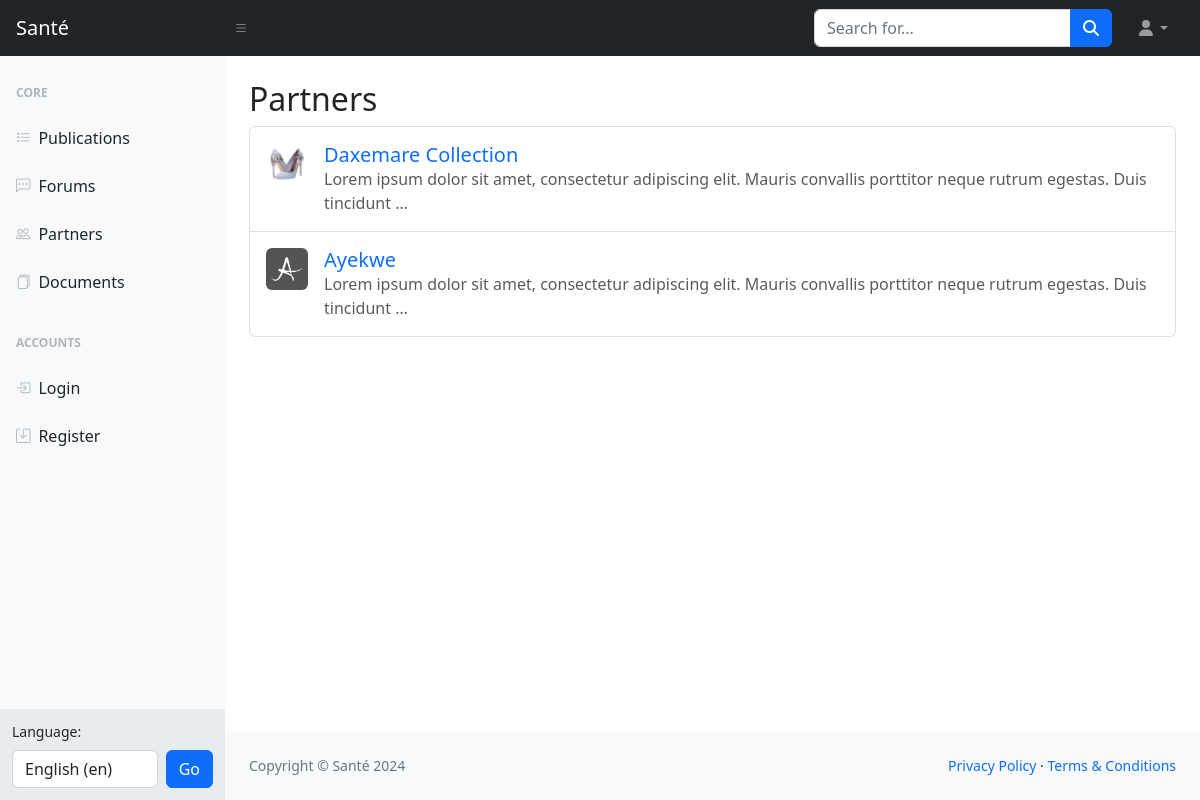
The app's page /partenaires/liste/ with its own data.
### partenaires/models.py (models this page shows, shortened)
class Partenaire(models.Model):
	nom = models.CharField(max_length=200)
	description = models.TextField(blank=True, null=True)
	logo = models.ImageField(upload_to='images/', blank=True, null=True)
	email = models.EmailField(max_length=100, blank=True,)
	siteweb = models.URLField(max_length=100, blank=True, null=True)
	created = models.DateTimeField(auto_now_add=True)
	class Meta:
		ordering = ['-created']
	def get_absolute_url(self):
		return reverse('partenaire_detail', args=[self.nom])

### partenaires/views.py (the view)
# urls.py: path('liste/', partenaire_liste, name='partenaire_liste'),
def partenaire_liste(request):
	partenaires = Partenaire.objects.all()
	context = {
		'title': 'Partenaires liste',
		'partenaires': partenaires,
	}
	return render(request, 'partenaires/partenaire_liste.html', context)

### partenaires/templates/partenaires/partenaire_liste.html
{% extends 'base/base.html' %}
{% load i18n %}
{% block content %}
<h2>{% trans 'Partners' %}</h2>
{% if partenaires %}
<div class="list-group">
	{% for partenaire in partenaires %}
    <a href="{{partenaire.get_absolute_url}}" class="list-group-item list-group-item-action d-flex gap-3 py-3" aria-current="true">
	    <img src="{{partenaire.logo.url}}" alt="twbs" width="42" height="42" class="rounded flex-shrink-0">
	    <div class="d-flex gap-2 w-100 justify-content-between">
	        <div>
		        <h5 class="mb-0 text-primary">{{partenaire.nom}}</h5>
		        <p class="mb-0 opacity-75">{{partenaire.description|truncatewords:16}}</p>
	        </div>
	    </div>
    </a>
    {% endfor %}
</div>
{% else %}
	<h4 class="text-center py-5">{% trans 'Empty List' %}</h4>
{% endif %}
{% endblock %}

### base/templates/base/base.html (style rules this page uses)
a { text-decoration: none; }
body { line-height: 1.5; }

### records on screen
Partenaire: logo (picture), nom "Daxemare Collection", description "Lorem ipsum dolor sit amet, consectetur adipiscing elit. Mauris convallis porttitor neque rutrum egestas. Duis tincidunt …"
Partenaire: logo (picture), nom "Ayekwe", description "Lorem ipsum dolor sit amet, consectetur adipiscing elit. Mauris convallis porttitor neque rutrum egestas. Duis tincidunt …"

### other values on screen
form field language "English (en)"
